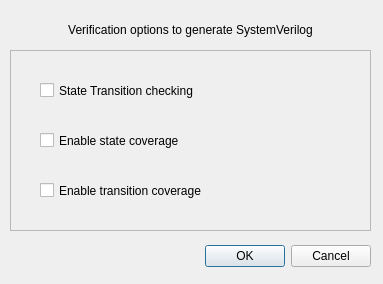
<ui version="4.0" >
 <class>VerDialog</class>
 <widget class="QDialog" name="VerDialog" >
  <property name="geometry" >
   <rect>
    <x>0</x>
    <y>0</y>
    <width>383</width>
    <height>284</height>
   </rect>
  </property>
  <property name="sizePolicy" >
   <sizepolicy vsizetype="Fixed" hsizetype="Fixed" >
    <horstretch>0</horstretch>
    <verstretch>0</verstretch>
   </sizepolicy>
  </property>
  <property name="maximumSize" >
   <size>
    <width>383</width>
    <height>284</height>
   </size>
  </property>
  <property name="windowTitle" >
   <string>Verification</string>
  </property>
  <widget class="QDialogButtonBox" name="buttonBox" >
   <property name="geometry" >
    <rect>
     <x>30</x>
     <y>240</y>
     <width>341</width>
     <height>32</height>
    </rect>
   </property>
   <property name="orientation" >
    <enum>Qt::Horizontal</enum>
   </property>
   <property name="standardButtons" >
    <set>QDialogButtonBox::Cancel|QDialogButtonBox::NoButton|QDialogButtonBox::Ok</set>
   </property>
  </widget>
  <widget class="QLabel" name="VerificationLabel" >
   <property name="geometry" >
    <rect>
     <x>30</x>
     <y>20</y>
     <width>321</width>
     <height>20</height>
    </rect>
   </property>
   <property name="sizePolicy" >
    <sizepolicy vsizetype="Fixed" hsizetype="Fixed" >
     <horstretch>0</horstretch>
     <verstretch>0</verstretch>
    </sizepolicy>
   </property>
   <property name="text" >
    <string>Verification options to generate SystemVerilog</string>
   </property>
   <property name="alignment" >
    <set>Qt::AlignCenter</set>
   </property>
  </widget>
  <widget class="QFrame" name="frame" >
   <property name="geometry" >
    <rect>
     <x>10</x>
     <y>50</y>
     <width>361</width>
     <height>181</height>
    </rect>
   </property>
   <property name="frameShape" >
    <enum>QFrame::StyledPanel</enum>
   </property>
   <property name="frameShadow" >
    <enum>QFrame::Raised</enum>
   </property>
   <widget class="QCheckBox" name="statecoverage" >
    <property name="geometry" >
     <rect>
      <x>30</x>
      <y>80</y>
      <width>181</width>
      <height>21</height>
     </rect>
    </property>
    <property name="text" >
     <string>Enable state coverage</string>
    </property>
   </widget>
   <widget class="QCheckBox" name="transcoverage" >
    <property name="geometry" >
     <rect>
      <x>30</x>
      <y>130</y>
      <width>231</width>
      <height>21</height>
     </rect>
    </property>
    <property name="text" >
     <string>Enable transition coverage</string>
    </property>
   </widget>
   <widget class="QCheckBox" name="statetransition" >
    <property name="geometry" >
     <rect>
      <x>30</x>
      <y>30</y>
      <width>211</width>
      <height>21</height>
     </rect>
    </property>
    <property name="text" >
     <string>State Transition checking</string>
    </property>
   </widget>
  </widget>
 </widget>
 <resources/>
 <connections>
  <connection>
   <sender>buttonBox</sender>
   <signal>accepted()</signal>
   <receiver>VerDialog</receiver>
   <slot>accept()</slot>
   <hints>
    <hint type="sourcelabel" >
     <x>248</x>
     <y>254</y>
    </hint>
    <hint type="destinationlabel" >
     <x>157</x>
     <y>274</y>
    </hint>
   </hints>
  </connection>
  <connection>
   <sender>buttonBox</sender>
   <signal>rejected()</signal>
   <receiver>VerDialog</receiver>
   <slot>reject()</slot>
   <hints>
    <hint type="sourcelabel" >
     <x>316</x>
     <y>260</y>
    </hint>
    <hint type="destinationlabel" >
     <x>286</x>
     <y>274</y>
    </hint>
   </hints>
  </connection>
 </connections>
</ui>
